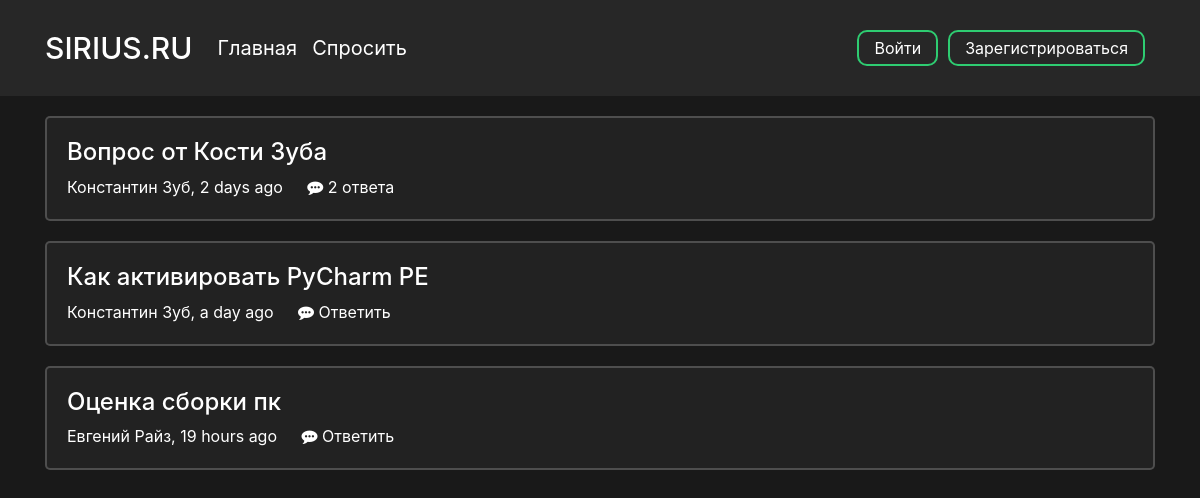
Page /main on the earlier database version.
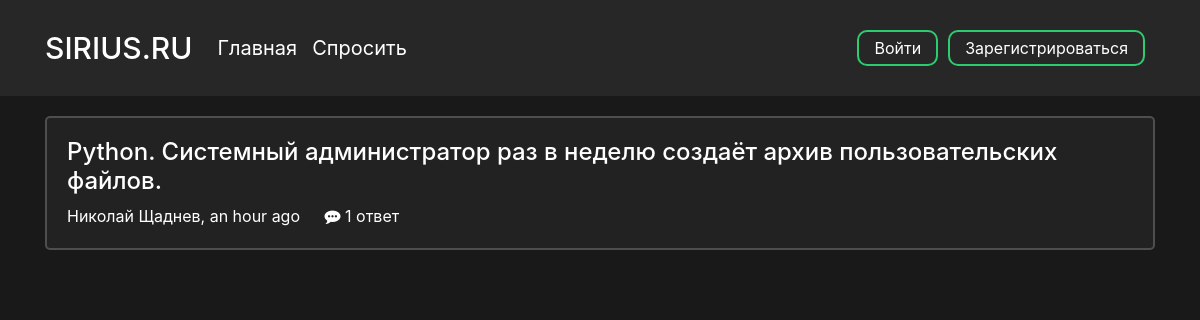
Same page on the later database version.
### data/questions.py (models this page shows)
class Question(SqlAlchemyBase):
    __tablename__ = 'questions'
    id = sqlalchemy.Column(sqlalchemy.Integer,
                           primary_key=True, autoincrement=True)
    title = sqlalchemy.Column(sqlalchemy.String)
    text = sqlalchemy.Column(sqlalchemy.String)
    user_id = sqlalchemy.Column(sqlalchemy.Integer,
                                sqlalchemy.ForeignKey("users.id"))
    user = orm.relation('User')
    created_date = sqlalchemy.Column(sqlalchemy.DateTime,
                                      default=datetime.datetime.utcnow)
    def get_answers(self):
        from data import db_session
        db_sess = db_session.create_session()
        answers= db_sess.query(Answer).filter(Answer.question_id == self.id).all()
        return answers
    @staticmethod
    def correct_form(number:int):
        if number % 10 == 1:
            return 'ответ'
        elif 2 <= number % 10 <= 4:
            return 'ответа'
        else:
            print('zxc')
            return 'ответов'

### data/users.py (models this page shows, shortened)
class User(SqlAlchemyBase, UserMixin):
    __tablename__ = 'users'
    id = sqlalchemy.Column(sqlalchemy.Integer,
                           primary_key=True, autoincrement=True)
    surname = sqlalchemy.Column(sqlalchemy.String, nullable=True)
    name = sqlalchemy.Column(sqlalchemy.String, nullable=True)
    image_file = sqlalchemy.Column(sqlalchemy.String, nullable=False, default='default.jpg')
    age = sqlalchemy.Column(sqlalchemy.Integer, nullable=True)
    country = sqlalchemy.Column(sqlalchemy.String, nullable=True)
    city = sqlalchemy.Column(sqlalchemy.String, nullable=True)
    email = sqlalchemy.Column(sqlalchemy.String,
                              index=True, unique=True, nullable=True)
    hashed_password = sqlalchemy.Column(sqlalchemy.String, nullable=True)
    registration_date = sqlalchemy.Column(sqlalchemy.DateTime,
                                      default=datetime.datetime.utcnow)

### main.py (the view)
@app.route("/main", methods=["GET", "POST"])
def main_page():
    db_sess = db_session.create_session()
    questions = db_sess.query(Question).all()
    return render_template(
        "main.html",
        title="Ответы S1RIYS.RU",
        questions=questions,
    )

### data/db_session.py (called while the page is built)
def create_session() -> Session:
    global __factory
    return __factory()

### templates/main.html
<head>
    <link rel="stylesheet" type="text/css" href="{{ url_for('static', filename='css/main.css')}}">
</head>
{% extends "base.html" %}
{% block content %}
    <div class="questions">
        {% if questions|length == 0 %}
            <p class="nothing-to-show">Пока что здесь ничего нет</p>
        {% else %}
            {% for item in questions%}
                <div class="col-md6 question_card">
                    <h4><a href="{{ url_for('question_page', question_id = item.id) }}">{{item.title}}</a></h4>
                    <p class="author">
                        <a href="{{ url_for('profile_page', profile_id = item.user.id) }}">{{item.user.name}} {{item.user.surname}}</a>,
                        {{ moment(item.created_date).fromNow(refresh=True) }}
                    </p>
                    <p class="answers">
                        {% set answer_count = item.get_answers()|length %}
                        {% if answer_count == 0 %}
                        <a href="{{ url_for('question_page', question_id = item.id) }}#text">
                            <i class="fa fa-commenting" aria-hidden="true"></i>
                            Ответить
                        </a>
                        {% else %}
                        <a href="{{ url_for('question_page', question_id = item.id) }}#text">
                            <i class="fa fa-commenting" aria-hidden="true"></i>
                            {{ answer_count }} {{ item.correct_form(answer_count) }}
                        </a>
                        {% endif %}
                    </p>
                </div>
            {% endfor %}
        {% endif %}
    </div>
{% endblock %}

Differences in the rows shown:
removed Question: title "Вопрос от Кости Зуба", user.name "Константин", user.surname "Зуб", created_date "2 days ago", id "2", correct_form "ответа"
removed Question: title "Как активировать PyCharm PE", user.name "Константин", user.surname "Зуб", created_date "a day ago"
removed Question: title "Оценка сборки пк", user.name "Евгений", user.surname "Райз", created_date "19 hours ago"
added Question: title "Python. Системный администратор раз в неделю создаёт архив пользовательских файлов.", user.name "Николай", user.surname "Щаднев", created_date "an hour ago", answer_count "1", correct_form "ответ"
